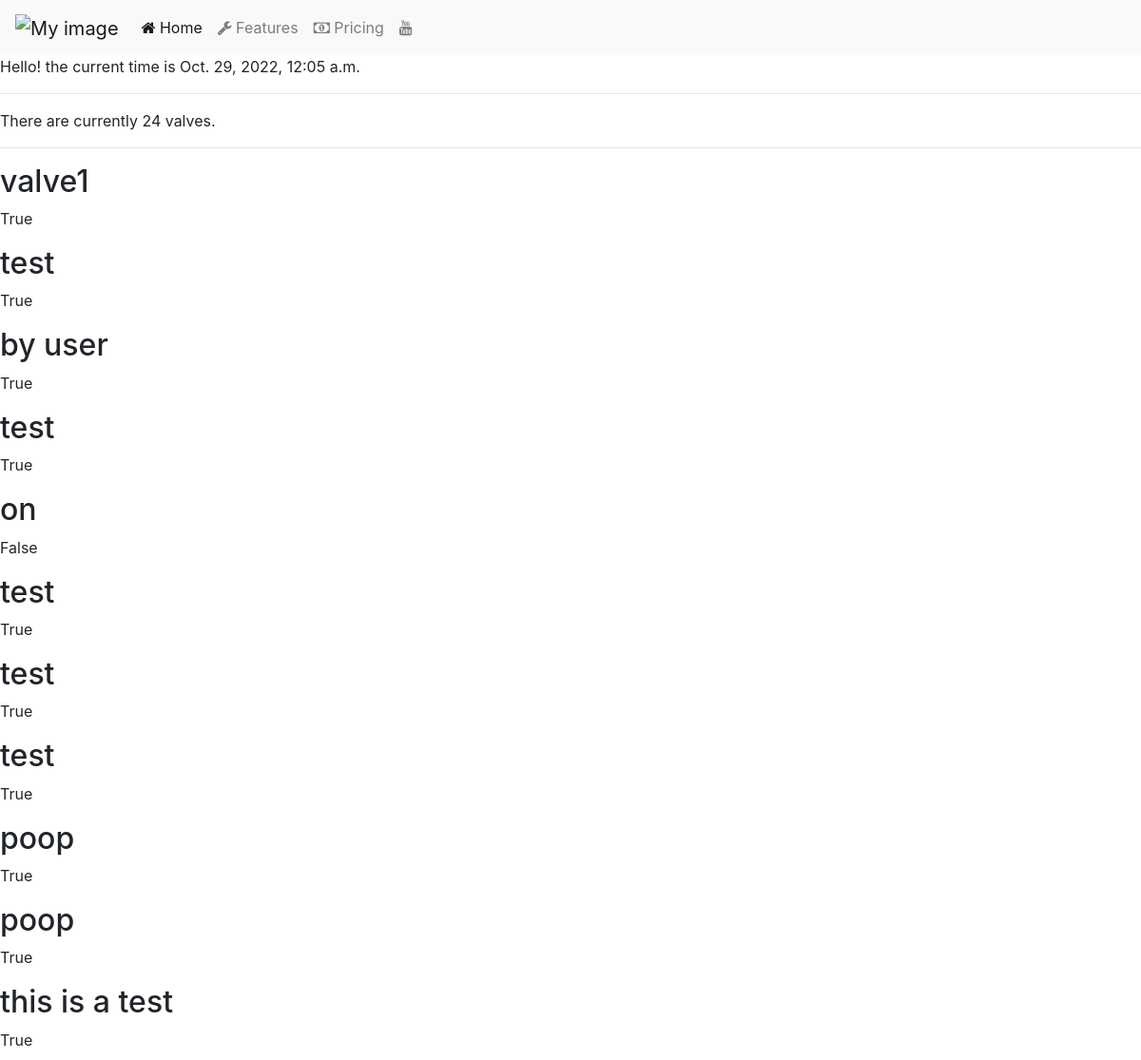
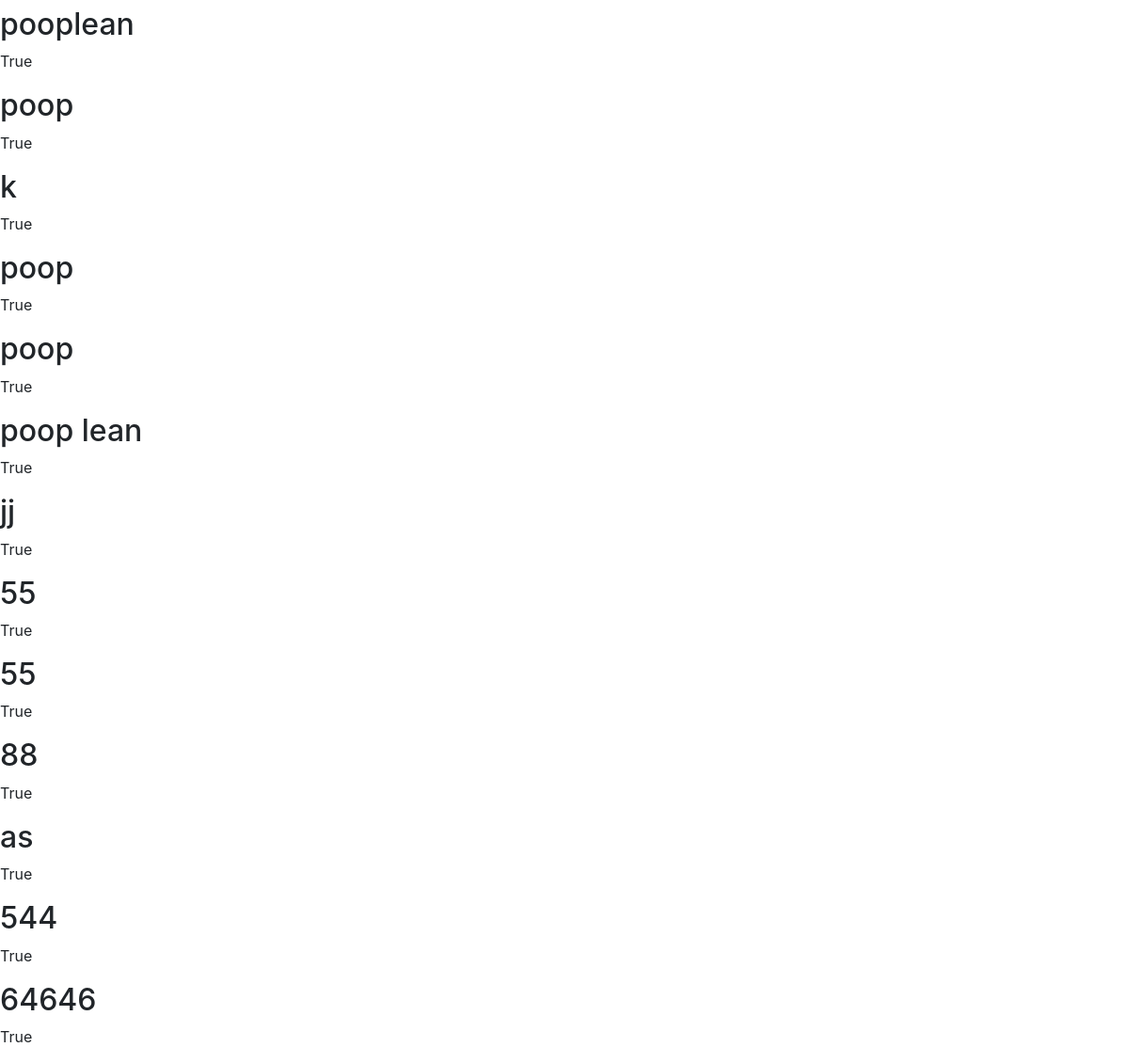
The page / on the database its author committed (2 pictures, top to bottom).
### valve/models.py (models this page shows, shortened)
class Valve(models.Model):
    title = models.CharField(max_length = 25)
    on = models.BooleanField()

### website/views.py (the view)
# urls.py: path('', welcome),
def welcome(request):
    return render(request, "website/welcome.html",
             {"current_time" : datetime.now(),   # this is a "dictionary"
             "valves" : Valve.objects.all(),
             "num_valves" : Valve.objects.count(),
              }
)

### website/templates/website/welcome.html (shortened to what this page needs)
{% extends 'base.html'%}
{% block content %}
    Hello! the current time is {{current_time}}
    <hr>
    There are currently {{num_valves}} valves.
    <hr>
    {% for valve in valves %}
        <h2> {{valve.title}} </h2>
        <p> {{valve.on}} </p>
    {% endfor%}
{% endblock %}

### website/templates/base.html (shortened to what this page needs)
<!DOCTYPE html>
<html>
<head>
  <link href="https://stackpath.bootstrapcdn.com/bootstrap/4.5.0/css/bootstrap.min.css" rel="stylesheet">
  <link href="https://stackpath.bootstrapcdn.com/font-awesome/4.7.0/css/font-awesome.min.css" rel="stylesheet">
</head>
  <body>
    {% include 'topmenu.html'%}
    {% block content %}
    {% endblock %}
  </body>
</html>

### website/templates/topmenu.html (shortened to what this page needs)
{% load static %}
{% block menu %}
<nav class="navbar navbar-expand-lg navbar-light bg-light">
  <a class="navbar-brand" href="#"><img src="" alt="My image" width="75"></a>
  <div class="collapse navbar-collapse" id="navbarNavAltMarkup">
    <div class="navbar-nav">
      <a class="nav-item nav-link active" href="#"><i class="fa fa-home"></i> Home <span class="sr-only">(current)</span></a>
      <a class="nav-item nav-link" href="#"><i class="fa fa-wrench"></i> Features</a>
      <a class="nav-item nav-link" href="#"><i class="fa fa-money"></i> Pricing</a>
      <a class="nav-item nav-link" href ="https://www.youtube.com/channel/UC4Snw5yrSDMXys31I18U3gg"><i class="fa fa-youtube"></i></a>
    </div>
  </div>
</nav>
{% endblock %}

### rows shown on the page
Valve: title "valve1", on "True"
Valve: title "test", on "True"
Valve: title "by user", on "True"
Valve: title "test", on "True"
Valve: title "on", on "False"
Valve: title "test", on "True"
Valve: title "test", on "True"
Valve: title "test", on "True"
Valve: title "poop", on "True"
Valve: title "poop", on "True"
Valve: title "this is a test", on "True"
Valve: title "pooplean", on "True"
Valve: title "poop", on "True"
Valve: title "k", on "True"
Valve: title "poop", on "True"
Valve: title "poop", on "True"
Valve: title "poop lean", on "True"
Valve: title "jj", on "True"
Valve: title "55", on "True"
Valve: title "55", on "True"
Valve: title "88", on "True"
Valve: title "as", on "True"
Valve: title "544", on "True"
Valve: title "64646", on "True"

### other values the page prints
{{ num_valves }} "24"
